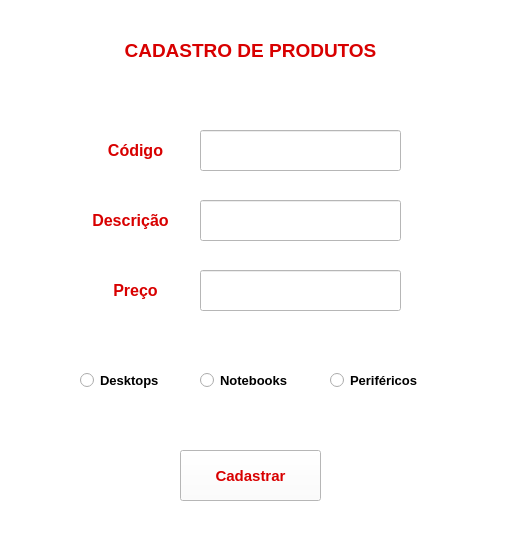
<?xml version="1.0" encoding="UTF-8"?>
<ui version="4.0">
 <class>MainWindow</class>
 <widget class="QMainWindow" name="MainWindow">
  <property name="geometry">
   <rect>
    <x>0</x>
    <y>0</y>
    <width>508</width>
    <height>553</height>
   </rect>
  </property>
  <property name="windowTitle">
   <string>MainWindow</string>
  </property>
  <property name="styleSheet">
   <string notr="true">background-color: rgb(255, 255, 255);</string>
  </property>
  <widget class="QWidget" name="centralwidget">
   <widget class="QLabel" name="label">
    <property name="geometry">
     <rect>
      <x>110</x>
      <y>20</y>
      <width>281</width>
      <height>61</height>
     </rect>
    </property>
    <property name="text">
     <string>&lt;html&gt;&lt;head/&gt;&lt;body&gt;&lt;p&gt;&lt;span style=&quot; font-size:14pt; font-weight:600; color:#d80000;&quot;&gt;CADASTRO DE PRODUTOS&lt;/span&gt;&lt;/p&gt;&lt;/body&gt;&lt;/html&gt;</string>
    </property>
    <property name="textFormat">
     <enum>Qt::RichText</enum>
    </property>
    <property name="scaledContents">
     <bool>false</bool>
    </property>
    <property name="alignment">
     <set>Qt::AlignCenter</set>
    </property>
    <property name="wordWrap">
     <bool>false</bool>
    </property>
   </widget>
   <widget class="QLabel" name="label_3">
    <property name="geometry">
     <rect>
      <x>90</x>
      <y>130</y>
      <width>91</width>
      <height>41</height>
     </rect>
    </property>
    <property name="text">
     <string>&lt;html&gt;&lt;head/&gt;&lt;body&gt;&lt;p&gt;&lt;span style=&quot; font-size:12pt; font-weight:600; color:#d80000;&quot;&gt;Código&lt;/span&gt;&lt;/p&gt;&lt;/body&gt;&lt;/html&gt;</string>
    </property>
    <property name="textFormat">
     <enum>Qt::RichText</enum>
    </property>
    <property name="scaledContents">
     <bool>false</bool>
    </property>
    <property name="alignment">
     <set>Qt::AlignCenter</set>
    </property>
    <property name="wordWrap">
     <bool>false</bool>
    </property>
   </widget>
   <widget class="QLabel" name="label_4">
    <property name="geometry">
     <rect>
      <x>90</x>
      <y>200</y>
      <width>81</width>
      <height>41</height>
     </rect>
    </property>
    <property name="text">
     <string>&lt;html&gt;&lt;head/&gt;&lt;body&gt;&lt;p&gt;&lt;span style=&quot; font-size:12pt; font-weight:600; color:#d80000;&quot;&gt;Descrição&lt;/span&gt;&lt;/p&gt;&lt;/body&gt;&lt;/html&gt;</string>
    </property>
    <property name="textFormat">
     <enum>Qt::RichText</enum>
    </property>
    <property name="scaledContents">
     <bool>false</bool>
    </property>
    <property name="alignment">
     <set>Qt::AlignCenter</set>
    </property>
    <property name="wordWrap">
     <bool>false</bool>
    </property>
   </widget>
   <widget class="QLabel" name="label_5">
    <property name="geometry">
     <rect>
      <x>90</x>
      <y>270</y>
      <width>91</width>
      <height>41</height>
     </rect>
    </property>
    <property name="text">
     <string>&lt;html&gt;&lt;head/&gt;&lt;body&gt;&lt;p&gt;&lt;span style=&quot; font-size:12pt; font-weight:600; color:#d80000;&quot;&gt;Preço&lt;/span&gt;&lt;/p&gt;&lt;/body&gt;&lt;/html&gt;</string>
    </property>
    <property name="textFormat">
     <enum>Qt::RichText</enum>
    </property>
    <property name="scaledContents">
     <bool>false</bool>
    </property>
    <property name="alignment">
     <set>Qt::AlignCenter</set>
    </property>
    <property name="wordWrap">
     <bool>false</bool>
    </property>
   </widget>
   <widget class="QLineEdit" name="lineEdit">
    <property name="geometry">
     <rect>
      <x>200</x>
      <y>130</y>
      <width>201</width>
      <height>41</height>
     </rect>
    </property>
    <property name="cursor">
     <cursorShape>IBeamCursor</cursorShape>
    </property>
    <property name="inputMask">
     <string/>
    </property>
    <property name="placeholderText">
     <string/>
    </property>
   </widget>
   <widget class="QLineEdit" name="lineEdit_2">
    <property name="geometry">
     <rect>
      <x>200</x>
      <y>200</y>
      <width>201</width>
      <height>41</height>
     </rect>
    </property>
   </widget>
   <widget class="QLineEdit" name="lineEdit_3">
    <property name="geometry">
     <rect>
      <x>200</x>
      <y>270</y>
      <width>201</width>
      <height>41</height>
     </rect>
    </property>
   </widget>
   <widget class="QRadioButton" name="radioButton">
    <property name="geometry">
     <rect>
      <x>330</x>
      <y>360</y>
      <width>91</width>
      <height>41</height>
     </rect>
    </property>
    <property name="font">
     <font>
      <pointsize>10</pointsize>
      <weight>75</weight>
      <bold>true</bold>
     </font>
    </property>
    <property name="toolTip">
     <string>&lt;html&gt;&lt;head/&gt;&lt;body&gt;&lt;p&gt;&lt;span style=&quot; font-size:11pt; font-weight:600;&quot;&gt;Noebooks&lt;/span&gt;&lt;/p&gt;&lt;/body&gt;&lt;/html&gt;</string>
    </property>
    <property name="text">
     <string>Periféricos</string>
    </property>
    <property name="iconSize">
     <size>
      <width>27</width>
      <height>27</height>
     </size>
    </property>
   </widget>
   <widget class="QRadioButton" name="radioButton_2">
    <property name="geometry">
     <rect>
      <x>200</x>
      <y>360</y>
      <width>91</width>
      <height>41</height>
     </rect>
    </property>
    <property name="font">
     <font>
      <pointsize>10</pointsize>
      <weight>75</weight>
      <bold>true</bold>
     </font>
    </property>
    <property name="toolTip">
     <string>&lt;html&gt;&lt;head/&gt;&lt;body&gt;&lt;p&gt;&lt;span style=&quot; font-size:11pt; font-weight:600;&quot;&gt;Noebooks&lt;/span&gt;&lt;/p&gt;&lt;/body&gt;&lt;/html&gt;</string>
    </property>
    <property name="text">
     <string>Notebooks</string>
    </property>
    <property name="iconSize">
     <size>
      <width>27</width>
      <height>27</height>
     </size>
    </property>
   </widget>
   <widget class="QRadioButton" name="radioButton_3">
    <property name="geometry">
     <rect>
      <x>80</x>
      <y>360</y>
      <width>81</width>
      <height>41</height>
     </rect>
    </property>
    <property name="font">
     <font>
      <pointsize>10</pointsize>
      <weight>75</weight>
      <bold>true</bold>
     </font>
    </property>
    <property name="toolTip">
     <string>&lt;html&gt;&lt;head/&gt;&lt;body&gt;&lt;p&gt;&lt;span style=&quot; font-size:11pt; font-weight:600;&quot;&gt;Noebooks&lt;/span&gt;&lt;/p&gt;&lt;/body&gt;&lt;/html&gt;</string>
    </property>
    <property name="text">
     <string>Desktops</string>
    </property>
    <property name="iconSize">
     <size>
      <width>27</width>
      <height>27</height>
     </size>
    </property>
   </widget>
   <widget class="QPushButton" name="pushButton">
    <property name="geometry">
     <rect>
      <x>180</x>
      <y>450</y>
      <width>141</width>
      <height>51</height>
     </rect>
    </property>
    <property name="font">
     <font>
      <pointsize>11</pointsize>
      <weight>75</weight>
      <bold>true</bold>
     </font>
    </property>
    <property name="toolTip">
     <string>&lt;html&gt;&lt;head/&gt;&lt;body&gt;&lt;p&gt;&lt;span style=&quot; font-size:12pt; font-weight:600; color:#d80000;&quot;&gt;Cadastrar&lt;/span&gt;&lt;/p&gt;&lt;/body&gt;&lt;/html&gt;</string>
    </property>
    <property name="styleSheet">
     <string notr="true">color: rgb(216, 0, 0);
border-color: rgb(216, 0, 0);</string>
    </property>
    <property name="text">
     <string>Cadastrar</string>
    </property>
   </widget>
  </widget>
  <widget class="QMenuBar" name="menubar">
   <property name="geometry">
    <rect>
     <x>0</x>
     <y>0</y>
     <width>508</width>
     <height>21</height>
    </rect>
   </property>
  </widget>
  <widget class="QStatusBar" name="statusbar"/>
 </widget>
 <resources/>
 <connections/>
</ui>
